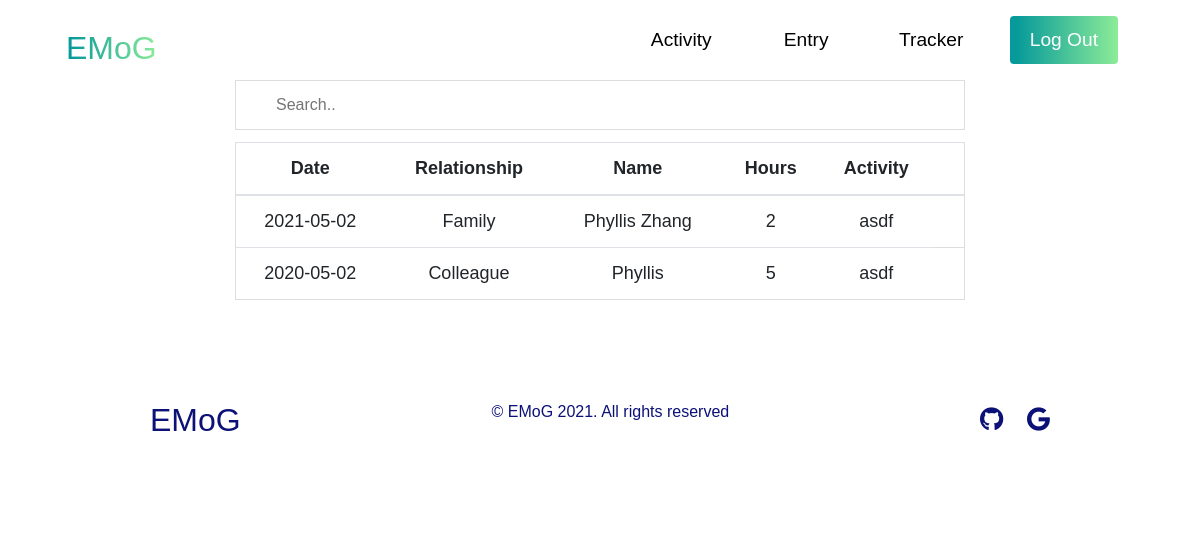
Screenshot of /tracker (signed in) with the database file from the repository.
### tables this page shows
CREATE TABLE 'tracker' (
    id INTEGER PRIMARY KEY AUTOINCREMENT NOT NULL,
    user_id INTEGER NOT NULL,
    name TEXT NOT NULL,'hours' NUMERIC NOT NULL,
    relationship TEXT NOT NULL,
    activity TEXT NOT NULL,
    time DATE NOT NULL);

### application.py (the view)
@app.route("/tracker", methods=["GET", "POST"])
@login_required
def tracker():
    pies = db.execute("SELECT relationship, SUM(hours) as total_hours FROM tracker WHERE user_id = ? GROUP BY relationship", session["user_id"])
    bar = db.execute("SELECT name, SUM(hours) as total_hours FROM tracker WHERE user_id = ? GROUP BY name ORDER BY total_hours DESC LIMIT 10", session["user_id"])
    tracks = db.execute("SELECT id, time, relationship, name, hours, activity FROM tracker WHERE user_id = ? ORDER BY time DESC", session["user_id"])
    return render_template("tracker.html", tracks=tracks, pies=pies, bar=bar)

### application.py (called while the page is built)
@app.after_request
def after_request(response):
    response.headers["Cache-Control"] = "no-cache, no-store, must-revalidate"
    response.headers["Expires"] = 0
    response.headers["Pragma"] = "no-cache"
    return response

### helpers.py (called while the page is built)
def login_required(f):
    @wraps(f)
    def decorated_function(*args, **kwargs):
        if session.get("user_id") is None:
            return redirect("/login")
        return f(*args, **kwargs)
    return decorated_function

### templates/tracker.html (shortened to what this page needs)
{% extends "layout.html" %}
{% block main %}
    <div class="container">
        <div class="row">
            <div class="col-md-2">
            </div>
            <div class="col-md-8">
                <input type="text" id="myInput" onkeyup="myFunction()" placeholder="Search.." title="Type in a name">
                <table class="table table-stripped" id="myTable">
                    <thead>
                        <tr>
                            <th>Date</th>
                            <th>Relationship</th>
                            <th>Name</th>
                            <th>Hours</th>
                            <th>Activity</th>
                            <th></th>
                        </tr>
                    </thead>
                    <tbody>
                        {% for track in tracks %}
                        <tr>
                            <td>{{ track.time }}</td>
                            <td>{{ track.relationship }}</td>
                            <td>{{ track.name }}</td>
                            <td>{{ track.hours }}</td>
                            <td>{{ track.activity }}</td>
                        </tr>
                        {% endfor %}
                    </tbody>
                </table>
            </div>
            <div class="col-md-2">
            </div>
        </div>
    </div>
{% endblock %}

### static/styles.css (style rules this page uses)
* { margin: 0; padding: 0; font-family: 'Kumbh Sans', sans-serif; }
#myInput { background-image: url('https://www.w3schools.com/css/searchicon.png'); background-position: 10px 10px; background-repeat: no-repeat; font-size: 16px; padding: 12px 20px 12px 40px; border: 1px solid #ddd; width: 100%; margin-bottom: 12px; }
#myTable { border-collapse: collapse; border: 1px solid #ddd; font-size: 18px; }
#myTable th, #myTable td { text-align: center; padding: 12px; }
#myTable tr { border-bottom: 1px solid #ddd; }

### rows the page displays
tracker: time "2021-05-02", relationship "Family", name "Phyllis Zhang", hours "2", activity "asdf"
tracker: time "2020-05-02", relationship "Colleague", name "Phyllis", hours "5", activity "asdf"
